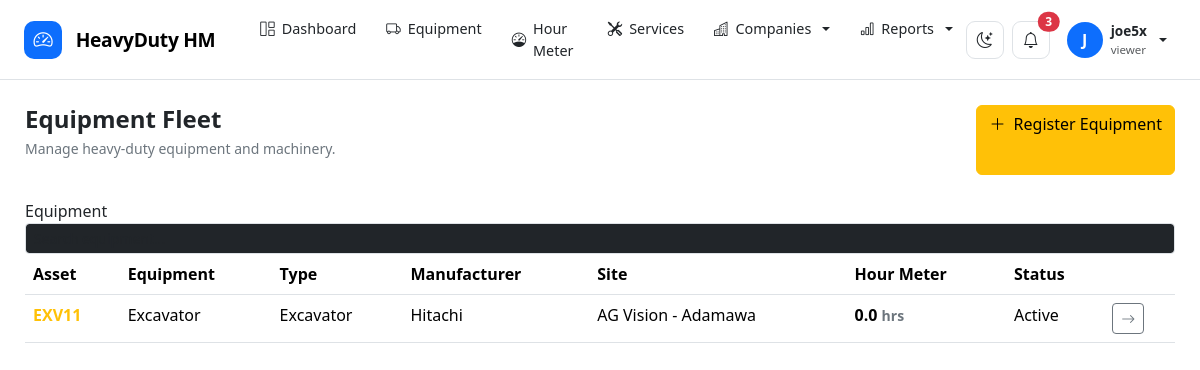
Page /equipment/ (signed in) on the committed database.
### accounts/models.py (models this page shows, shortened)
class User(AbstractUser):
    class Role(models.TextChoices):
        SUPER_ADMIN = "super_admin", "Super Administrator"
        COMPANY_ADMIN = "company_admin", "Company Administrator"
        MANAGER = "manager", "Manager"
        SUPERVISOR = "supervisor", "Supervisor"
        OPERATOR = "operator", "Equipment Operator"
        MECHANIC = "mechanic", "Mechanic"
        VIEWER = "viewer", "Viewer"
    role = models.CharField(
        max_length=30,
        choices=Role.choices,
        default=Role.VIEWER,
    )
    phone = models.CharField(
        max_length=30,
        blank=True,
    )
    employee_id = models.CharField(
        max_length=50,
        blank=True,
        unique=True,
        null=True,
    )
    is_active_operator = models.BooleanField(
        default=True
    )

### equipment/models.py (models this page shows, shortened)
class Equipment(models.Model):
    class Status(models.TextChoices):
        ACTIVE = "active", "Active"
        IDLE = "idle", "Idle"
        MAINTENANCE = "maintenance", "Under Maintenance"
        OUT_OF_SERVICE = "out_of_service", "Out of Service"
        RETIRED = "retired", "Retired"
    class EquipmentType(models.TextChoices):
        EXCAVATOR = "excavator", "Excavator"
        BULLDOZER = "bulldozer", "Bulldozer"
        LOADER = "loader", "Wheel Loader"
        GRADER = "grader", "Motor Grader"
        CRANE = "crane", "Crane"
        DUMPER = "dumper", "Dump Truck"
        TRACTOR = "tractor", "Tractor"
        GENERATOR = "generator", "Generator"
        COMPRESSOR = "compressor", "Compressor"
        FORKLIFT = "forklift", "Forklift"
        OTHER = "other", "Other"
    company = models.ForeignKey(
        Company,
        on_delete=models.CASCADE,
        related_name="equipment"
    )
    site = models.ForeignKey(
        Site,
        on_delete=models.SET_NULL,
        null=True,
        blank=True,
        related_name="equipment"
    )
    asset_number = models.CharField(
        max_length=50
    )
    name = models.CharField(
        max_length=200
    )
    equipment_type = models.CharField(
        max_length=30,
        choices=EquipmentType.choices
    )
    manufacturer = models.CharField(
        max_length=100,
        blank=True
    )
    model = models.CharField(
        max_length=100,
        blank=True
    )
    serial_number = models.CharField(
        max_length=150,
        blank=True
    )
    registration_number = models.CharField(
        max_length=100,
        blank=True
    )
    year = models.PositiveIntegerField(
        null=True,
        blank=True
    )
    current_hours = models.DecimalField(
        max_digits=12,
        decimal_places=1,
        default=0
    )
    status = models.CharField(
        max_length=30,
        choices=Status.choices,
        default=Status.ACTIVE
    )
    image = models.ImageField(
        upload_to="equipment/",
        blank=True,
        null=True
    )
    description = models.TextField(
        blank=True
    )
    purchase_date = models.DateField(
        null=True,
        blank=True
    )
    commissioning_date = models.DateField(
        null=True,
        blank=True
    )
    created_by = models.ForeignKey(
        settings.AUTH_USER_MODEL,
        on_delete=models.SET_NULL,
        null=True,
        blank=True,
        related_name="created_equipment"
    )
    created_at = models.DateTimeField(
        auto_now_add=True
    )
    updated_at = models.DateTimeField(
        auto_now=True
    )
    class Meta:
        ordering = ["asset_number"]
        constraints = [
            models.UniqueConstraint(
                fields=["company", "asset_number"],
                name="unique_asset_number_per_company"
            )
        ]

### companies/models.py (models this page shows, shortened)
class Site(models.Model):
    company = models.ForeignKey(
        Company,
        on_delete=models.CASCADE,
        related_name="sites"
    )
    name = models.CharField(
        max_length=200
    )
    code = models.CharField(
        max_length=50,
        blank=True
    )
    address = models.TextField(
        blank=True
    )
    city = models.CharField(
        max_length=100,
        blank=True
    )
    state = models.CharField(
        max_length=100,
        blank=True
    )
    country = models.CharField(
        max_length=100,
        default="Nigeria"
    )
    contact_person = models.CharField(
        max_length=150,
        blank=True
    )
    contact_phone = models.CharField(
        max_length=50,
        blank=True
    )
    latitude = models.DecimalField(
        max_digits=10,
        decimal_places=7,
        null=True,
        blank=True
    )
    longitude = models.DecimalField(
        max_digits=10,
        decimal_places=7,
        null=True,
        blank=True
    )
    is_active = models.BooleanField(
        default=True
    )
    created_by = models.ForeignKey(
        settings.AUTH_USER_MODEL,
        on_delete=models.SET_NULL,
        null=True,
        blank=True,
        related_name="created_sites"
    )
    created_at = models.DateTimeField(
        auto_now_add=True
    )
    updated_at = models.DateTimeField(
        auto_now=True
    )
    class Meta:
        ordering = ["company", "name"]
        verbose_name = "Site"
        verbose_name_plural = "Sites"
        constraints = [
            models.UniqueConstraint(
                fields=["company", "name"],
                name="unique_site_name_per_company"
            ),
            models.UniqueConstraint(
                fields=["company", "code"],
                name="unique_site_code_per_company"
            ),
        ]
    def __str__(self):
        return f"{self.company.name} - {self.name}"

class Company(models.Model):
    name = models.CharField(
        max_length=200,
        unique=True
    )
    short_name = models.CharField(
        max_length=50,
        blank=True
    )
    address = models.TextField(
        blank=True
    )
    phone = models.CharField(
        max_length=50,
        blank=True
    )
    email = models.EmailField(
        blank=True
    )
    website = models.URLField(
        blank=True
    )
    logo = models.ImageField(
        upload_to="companies/logos/",
        blank=True,
        null=True
    )
    is_active = models.BooleanField(
        default=True
    )
    created_by = models.ForeignKey(
        settings.AUTH_USER_MODEL,
        on_delete=models.SET_NULL,
        null=True,
        blank=True,
        related_name="created_companies"
    )
    created_at = models.DateTimeField(
        auto_now_add=True
    )
    updated_at = models.DateTimeField(
        auto_now=True
    )
    class Meta:
        ordering = ["name"]
        verbose_name = "Company"
        verbose_name_plural = "Companies"

### equipment/views.py (the view, shortened to what this page needs)
@login_required
def equipment_list(request):
    equipment = (
        Equipment.objects
        .select_related("company", "site", "created_by")
        .all()
    )
    query = request.GET.get("q", "").strip()
    status = request.GET.get("status", "").strip()
    if status:
        equipment = equipment.filter(
            status=status
        )
    equipment_type = request.GET.get(
        "equipment_type",
        ""
    ).strip()
    if equipment_type:
        equipment = equipment.filter(
            equipment_type=equipment_type
        )
    company = request.GET.get(
        "company",
        ""
    ).strip()
    if company:
        equipment = equipment.filter(
            company_id=company
        )
    equipment = equipment.order_by(
        "asset_number"
    )
    context = {
        "equipment": equipment,
        "query": query,
        "selected_status": status,
        "selected_type": equipment_type,
        "selected_company": company,
        "status_choices": Equipment.Status.choices,
        "equipment_types": Equipment.EquipmentType.choices,
    }
    return render(
        request,
        "equipment/equipment_list.html",
        context
    )

### templates/equipment/equipment_list.html (shortened to what this page needs)
{% extends "base.html" %}
{% block content %}
<div class="d-flex justify-content-between mb-4">
    <div>
        <h4 class="fw-bold mb-1">
            Equipment Fleet
        </h4>
        <p class="text-secondary small">
            Manage heavy-duty equipment and machinery.
        </p>
    </div>
    <a href="{% url 'equipment:create' %}"
       class="btn btn-warning">
        <i class="bi bi-plus-lg me-1"></i>
        Register Equipment
    </a>
</div>
<div class="panel">
    <div class="panel-header">
        <div class="panel-title">
            Equipment
        </div>
        <div>
            <input
                type="search"
                class="form-control form-control-sm bg-dark text-light"
                placeholder="Search equipment..."
            >
        </div>
    </div>
    <div class="table-responsive">
        <table class="table">
            <thead>
                <tr>
                    <th>Asset</th>
                    <th>Equipment</th>
                    <th>Type</th>
                    <th>Manufacturer</th>
                    <th>Site</th>
                    <th>Hour Meter</th>
                    <th>Status</th>
                    <th></th>
                </tr>
            </thead>
            <tbody>
            {% for item in equipment %}
                <tr>
                    <td class="fw-bold text-warning">
                        {{ item.asset_number }}
                    </td>
                    <td>
                        {{ item.name }}
                    </td>
                    <td>
                        {{ item.get_equipment_type_display }}
                    </td>
                    <td>
                        {{ item.manufacturer|default:"—" }}
                    </td>
                    <td>
                        {{ item.site|default:"—" }}
                    </td>
                    <td class="fw-semibold">
                        {{ item.current_hours }}
                        <small class="text-secondary">
                            hrs
                        </small>
                    </td>
                    <td>
                        {% if item.status == "active" %}
                        <span class="status status-active">
                            Active
                        </span>
                        {% elif item.status == "maintenance" %}
                        <span class="status status-warning">
                            <span class="status-dot"></span>
                            Maintenance
                        </span>
                        {% else %}
                        <span class="status status-danger">
                            {{ item.get_status_display }}
                        </span>
                        {% endif %}
                    </td>
                    <td>
                        <a href="{% url 'equipment:detail' item.pk %}"
                           class="btn btn-sm btn-outline-secondary">
                            <i class="bi bi-arrow-right"></i>
                        </a>
                    </td>
                </tr>
            {% endfor %}
            </tbody>
        </table>
    </div>
</div>
{% endblock %}

### templates/base.html (shortened to what this page needs)
<!DOCTYPE html>
<html lang="en" data-bs-theme="light">
<head>
    <link
        href="https://cdn.jsdelivr.net/npm/bootstrap@5.3.3/dist/css/bootstrap.min.css"
        rel="stylesheet"
    >
    <link
        href="https://cdn.jsdelivr.net/npm/bootstrap-icons@1.11.3/font/bootstrap-icons.css"
        rel="stylesheet"
    >
</head>
<body>
<nav class="navbar navbar-expand-lg hm-navbar">
    <div class="container-fluid px-3 px-lg-4">
        <a
            href="{% url 'dashboard:index' %}"
            class="navbar-brand hm-brand"
        >
            <span class="hm-brand-icon">
                <i class="bi bi-speedometer2"></i>
            </span>
            HeavyDuty HM
        </a>
        <div
            class="collapse navbar-collapse"
            id="hmNavbar"
        >
            <ul class="navbar-nav me-auto ms-lg-3 gap-lg-1">
                <li class="nav-item">
                    <a
                        class="nav-link hm-nav-link"
                        href="{% url 'dashboard:index' %}"
                    >
                        <i class="bi bi-grid-1x2"></i>
                        Dashboard
                    </a>
                </li>
                <li class="nav-item">
                    <a
                        class="nav-link hm-nav-link"
                        href="{% url 'equipment:list' %}"
                    >
                        <i class="bi bi-truck"></i>
                        Equipment
                    </a>
                </li>
                <li class="nav-item">
                    <a
                        class="nav-link hm-nav-link"
                        href="{% url 'hourmeter:reading_list' %}"
                    >
                        <i class="bi bi-speedometer"></i>
                        Hour Meter
                    </a>
                </li>
                <li class="nav-item">
                    <a
                        class="nav-link hm-nav-link"
                        href="{% url 'equipment:service_list' %}"
                    >
                        <i class="bi bi-tools"></i>
                        Services
                    </a>
                </li>
                <li class="nav-item dropdown hm-dropdown">
                    <a
                        class="nav-link hm-nav-link dropdown-toggle"
                        href="#"
                        role="button"
                        data-bs-toggle="dropdown"
                    >
                        <i class="bi bi-buildings"></i>
                        Companies
                    </a>
                </li>
                <li class="nav-item dropdown hm-dropdown">
                    <a
                        class="nav-link hm-nav-link dropdown-toggle"
                        href="#"
                        role="button"
                        data-bs-toggle="dropdown"
                    >
                        <i class="bi bi-bar-chart"></i>
                        Reports
                    </a>
                </li>
            </ul>
            <div class="d-flex align-items-center gap-2">
                <button
                    type="button"
                    class="theme-btn"
                    id="themeToggle"
                    title="Toggle theme"
                >
                    <i
                        class="bi bi-moon-stars"
                        id="themeIcon"
                    ></i>
                </button>
                <button
                    type="button"
                    class="theme-btn position-relative"
                >
                    <i class="bi bi-bell"></i>
                    <span
                        class="position-absolute top-0 start-100
                               translate-middle badge rounded-pill
                               bg-danger"
                    >
                        3
                    </span>
                </button>
                <div class="dropdown hm-dropdown">
                    <a
                        href="#"
                        class="hm-user dropdown-toggle"
                        data-bs-toggle="dropdown"
                    >
                        <span class="hm-avatar">
                            {% if request.user.first_name %}
                                {{ request.user.first_name|first|upper }}
                            {% else %}
                                {{ request.user.username|first|upper }}
                            {% endif %}
                        </span>
                        <span class="hm-user-info">
                            <span class="hm-user-name d-block">
                                {{ request.user.get_full_name|default:request.user.username }}
                            </span>
                            <span class="hm-user-role d-block">
                                {{ request.user.role|default:"User" }}
                            </span>
                        </span>
                    </a>
                </div>
            </div>
        </div>
    </div>
</nav>
<main class="hm-main">
    {% block content %}
    {% endblock %}
</main>
</body>
</html>

### rows in the picture
User: user.username|first "J", user.get_full_name "joe5x", user.role "viewer"
Equipment: asset_number "EXV11", name "Excavator", equipment_type "Excavator", manufacturer "Hitachi", site "AG Vision - Adamawa", current_hours "0.0", status "Active"
